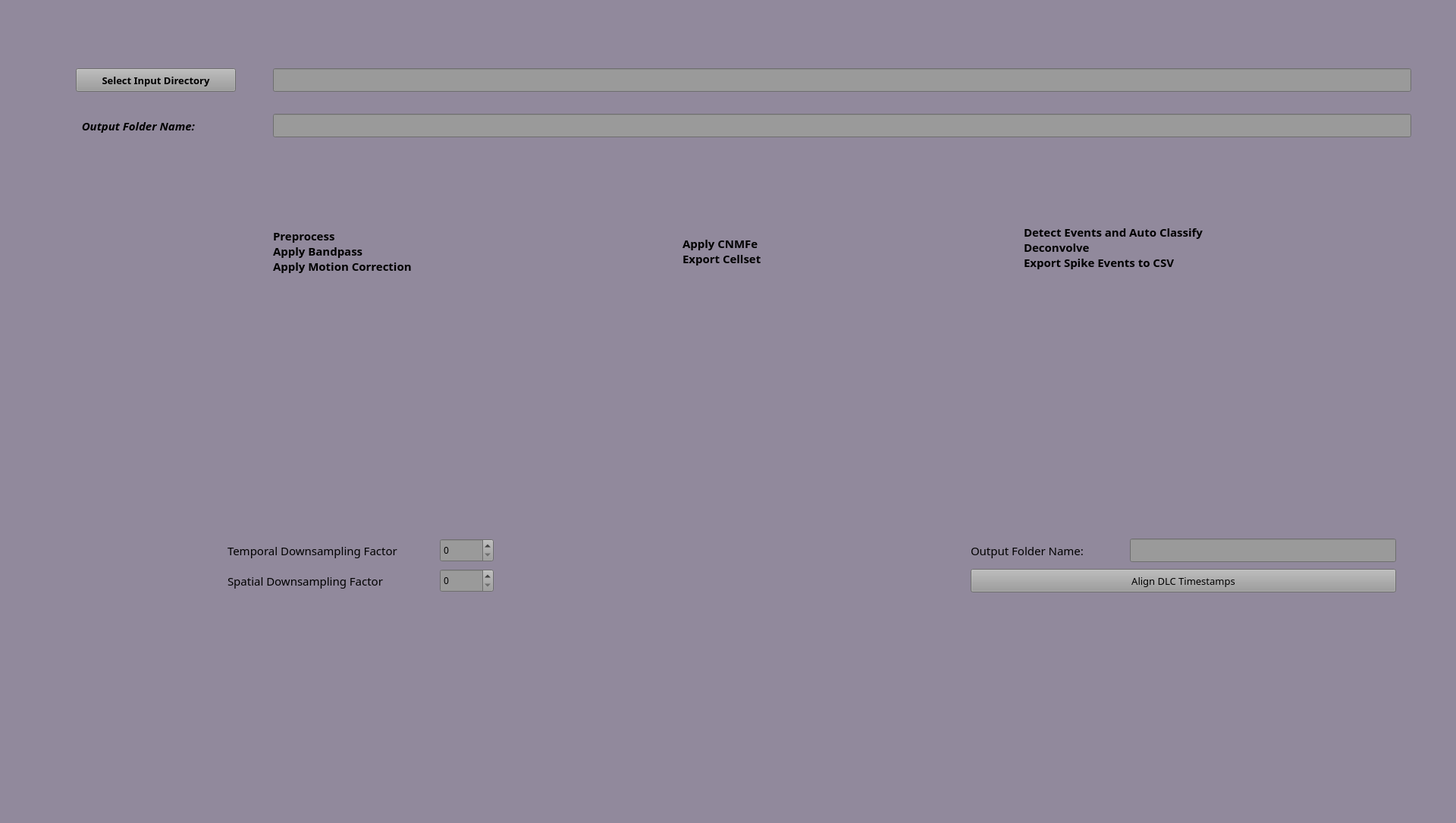
<?xml version="1.0" encoding="UTF-8"?>
<ui version="4.0">
 <class>Form</class>
 <widget class="QWidget" name="Form">
  <property name="geometry">
   <rect>
    <x>0</x>
    <y>0</y>
    <width>1920</width>
    <height>1085</height>
   </rect>
  </property>
  <property name="windowTitle">
   <string>Form</string>
  </property>
  <property name="styleSheet">
   <string notr="true">background-color:#91899c</string>
  </property>
  <widget class="QLabel" name="spsamplinglabel">
   <property name="geometry">
    <rect>
     <x>300</x>
     <y>750</y>
     <width>251</width>
     <height>31</height>
    </rect>
   </property>
   <property name="font">
    <font>
     <family>Cascadia Code</family>
     <pointsize>11</pointsize>
    </font>
   </property>
   <property name="text">
    <string>Spatial Downsampling Factor</string>
   </property>
  </widget>
  <widget class="QSpinBox" name="spdownsamplespin">
   <property name="geometry">
    <rect>
     <x>580</x>
     <y>750</y>
     <width>71</width>
     <height>31</height>
    </rect>
   </property>
   <property name="font">
    <font>
     <family>Cascadia Code</family>
     <pointsize>9</pointsize>
    </font>
   </property>
   <property name="styleSheet">
    <string notr="true">background-color:rgb(154,154,154)</string>
   </property>
  </widget>
  <widget class="QLineEdit" name="exportfoldernametext">
   <property name="geometry">
    <rect>
     <x>1490</x>
     <y>710</y>
     <width>351</width>
     <height>31</height>
    </rect>
   </property>
   <property name="font">
    <font>
     <pointsize>9</pointsize>
    </font>
   </property>
   <property name="styleSheet">
    <string notr="true">background-color:rgb(154,154,154)</string>
   </property>
  </widget>
  <widget class="QLabel" name="outputfolderlabel">
   <property name="geometry">
    <rect>
     <x>100</x>
     <y>140</y>
     <width>191</width>
     <height>51</height>
    </rect>
   </property>
   <property name="font">
    <font>
     <family>Cascadia Code</family>
     <pointsize>11</pointsize>
     <weight>75</weight>
     <italic>true</italic>
     <bold>true</bold>
    </font>
   </property>
   <property name="text">
    <string>  Output Folder Name:</string>
   </property>
  </widget>
  <widget class="QLabel" name="tpsamplinglabel">
   <property name="geometry">
    <rect>
     <x>300</x>
     <y>710</y>
     <width>261</width>
     <height>31</height>
    </rect>
   </property>
   <property name="font">
    <font>
     <family>Cascadia Code</family>
     <pointsize>11</pointsize>
    </font>
   </property>
   <property name="text">
    <string>Temporal Downsampling Factor</string>
   </property>
  </widget>
  <widget class="QLabel" name="exporttimeserieslabel">
   <property name="geometry">
    <rect>
     <x>1280</x>
     <y>690</y>
     <width>161</width>
     <height>71</height>
    </rect>
   </property>
   <property name="font">
    <font>
     <family>Cascadia Code</family>
     <pointsize>11</pointsize>
    </font>
   </property>
   <property name="text">
    <string>Output Folder Name:</string>
   </property>
  </widget>
  <widget class="QWidget" name="horizontalLayoutWidget">
   <property name="geometry">
    <rect>
     <x>140</x>
     <y>390</y>
     <width>1721</width>
     <height>291</height>
    </rect>
   </property>
   <layout class="QHBoxLayout" name="horizontalLayout"/>
  </widget>
  <widget class="QLabel" name="preprolabel">
   <property name="geometry">
    <rect>
     <x>360</x>
     <y>290</y>
     <width>241</width>
     <height>81</height>
    </rect>
   </property>
   <property name="font">
    <font>
     <family>Cascadia Mono ExtraLight</family>
     <pointsize>11</pointsize>
     <weight>75</weight>
     <bold>true</bold>
    </font>
   </property>
   <property name="frameShape">
    <enum>QFrame::NoFrame</enum>
   </property>
   <property name="frameShadow">
    <enum>QFrame::Raised</enum>
   </property>
   <property name="text">
    <string>Preprocess
Apply Bandpass
Apply Motion Correction</string>
   </property>
   <property name="alignment">
    <set>Qt::AlignLeading|Qt::AlignLeft|Qt::AlignVCenter</set>
   </property>
  </widget>
  <widget class="QSpinBox" name="tpdownsamplespin">
   <property name="geometry">
    <rect>
     <x>580</x>
     <y>710</y>
     <width>71</width>
     <height>31</height>
    </rect>
   </property>
   <property name="font">
    <font>
     <family>Cascadia Code</family>
     <pointsize>9</pointsize>
    </font>
   </property>
   <property name="styleSheet">
    <string notr="true">background-color:rgb(154,154,154)</string>
   </property>
  </widget>
  <widget class="QLineEdit" name="outputfoldertext">
   <property name="geometry">
    <rect>
     <x>360</x>
     <y>150</y>
     <width>1501</width>
     <height>31</height>
    </rect>
   </property>
   <property name="palette">
    <palette>
     <active>
      <colorrole role="Button">
       <brush brushstyle="SolidPattern">
        <color alpha="255">
         <red>154</red>
         <green>154</green>
         <blue>154</blue>
        </color>
       </brush>
      </colorrole>
      <colorrole role="Base">
       <brush brushstyle="SolidPattern">
        <color alpha="255">
         <red>154</red>
         <green>154</green>
         <blue>154</blue>
        </color>
       </brush>
      </colorrole>
      <colorrole role="Window">
       <brush brushstyle="SolidPattern">
        <color alpha="255">
         <red>154</red>
         <green>154</green>
         <blue>154</blue>
        </color>
       </brush>
      </colorrole>
     </active>
     <inactive>
      <colorrole role="Button">
       <brush brushstyle="SolidPattern">
        <color alpha="255">
         <red>154</red>
         <green>154</green>
         <blue>154</blue>
        </color>
       </brush>
      </colorrole>
      <colorrole role="Base">
       <brush brushstyle="SolidPattern">
        <color alpha="255">
         <red>154</red>
         <green>154</green>
         <blue>154</blue>
        </color>
       </brush>
      </colorrole>
      <colorrole role="Window">
       <brush brushstyle="SolidPattern">
        <color alpha="255">
         <red>154</red>
         <green>154</green>
         <blue>154</blue>
        </color>
       </brush>
      </colorrole>
     </inactive>
     <disabled>
      <colorrole role="Button">
       <brush brushstyle="SolidPattern">
        <color alpha="255">
         <red>154</red>
         <green>154</green>
         <blue>154</blue>
        </color>
       </brush>
      </colorrole>
      <colorrole role="Base">
       <brush brushstyle="SolidPattern">
        <color alpha="255">
         <red>154</red>
         <green>154</green>
         <blue>154</blue>
        </color>
       </brush>
      </colorrole>
      <colorrole role="Window">
       <brush brushstyle="SolidPattern">
        <color alpha="255">
         <red>154</red>
         <green>154</green>
         <blue>154</blue>
        </color>
       </brush>
      </colorrole>
     </disabled>
    </palette>
   </property>
   <property name="font">
    <font>
     <family>Cascadia Code</family>
     <pointsize>9</pointsize>
     <weight>75</weight>
     <bold>true</bold>
    </font>
   </property>
   <property name="autoFillBackground">
    <bool>false</bool>
   </property>
   <property name="styleSheet">
    <string notr="true">background-color: rgb(154,154,154)</string>
   </property>
   <property name="frame">
    <bool>true</bool>
   </property>
  </widget>
  <widget class="QLineEdit" name="inputdirtext">
   <property name="geometry">
    <rect>
     <x>360</x>
     <y>90</y>
     <width>1501</width>
     <height>31</height>
    </rect>
   </property>
   <property name="font">
    <font>
     <family>Cascadia Code</family>
     <pointsize>9</pointsize>
    </font>
   </property>
   <property name="styleSheet">
    <string notr="true">background-color: rgb(154,154,154)</string>
   </property>
   <property name="frame">
    <bool>true</bool>
   </property>
  </widget>
  <widget class="QPushButton" name="inputdirbutton">
   <property name="geometry">
    <rect>
     <x>100</x>
     <y>90</y>
     <width>211</width>
     <height>31</height>
    </rect>
   </property>
   <property name="palette">
    <palette>
     <active>
      <colorrole role="Button">
       <brush brushstyle="SolidPattern">
        <color alpha="255">
         <red>154</red>
         <green>154</green>
         <blue>154</blue>
        </color>
       </brush>
      </colorrole>
      <colorrole role="Base">
       <brush brushstyle="SolidPattern">
        <color alpha="255">
         <red>154</red>
         <green>154</green>
         <blue>154</blue>
        </color>
       </brush>
      </colorrole>
      <colorrole role="Window">
       <brush brushstyle="SolidPattern">
        <color alpha="255">
         <red>154</red>
         <green>154</green>
         <blue>154</blue>
        </color>
       </brush>
      </colorrole>
     </active>
     <inactive>
      <colorrole role="Button">
       <brush brushstyle="SolidPattern">
        <color alpha="255">
         <red>154</red>
         <green>154</green>
         <blue>154</blue>
        </color>
       </brush>
      </colorrole>
      <colorrole role="Base">
       <brush brushstyle="SolidPattern">
        <color alpha="255">
         <red>154</red>
         <green>154</green>
         <blue>154</blue>
        </color>
       </brush>
      </colorrole>
      <colorrole role="Window">
       <brush brushstyle="SolidPattern">
        <color alpha="255">
         <red>154</red>
         <green>154</green>
         <blue>154</blue>
        </color>
       </brush>
      </colorrole>
     </inactive>
     <disabled>
      <colorrole role="Button">
       <brush brushstyle="SolidPattern">
        <color alpha="255">
         <red>154</red>
         <green>154</green>
         <blue>154</blue>
        </color>
       </brush>
      </colorrole>
      <colorrole role="Base">
       <brush brushstyle="SolidPattern">
        <color alpha="255">
         <red>154</red>
         <green>154</green>
         <blue>154</blue>
        </color>
       </brush>
      </colorrole>
      <colorrole role="Window">
       <brush brushstyle="SolidPattern">
        <color alpha="255">
         <red>154</red>
         <green>154</green>
         <blue>154</blue>
        </color>
       </brush>
      </colorrole>
     </disabled>
    </palette>
   </property>
   <property name="font">
    <font>
     <family>Cascadia Code</family>
     <pointsize>10</pointsize>
     <weight>75</weight>
     <italic>false</italic>
     <bold>true</bold>
    </font>
   </property>
   <property name="styleSheet">
    <string notr="true">background-color: rgb(154,154,154)</string>
   </property>
   <property name="text">
    <string>Select Input Directory</string>
   </property>
  </widget>
  <widget class="QLabel" name="exportlabel">
   <property name="geometry">
    <rect>
     <x>1350</x>
     <y>290</y>
     <width>321</width>
     <height>71</height>
    </rect>
   </property>
   <property name="font">
    <font>
     <family>Cascadia Code ExtraLight</family>
     <pointsize>11</pointsize>
     <weight>75</weight>
     <bold>true</bold>
    </font>
   </property>
   <property name="frameShape">
    <enum>QFrame::NoFrame</enum>
   </property>
   <property name="text">
    <string>Detect Events and Auto Classify
Deconvolve
Export Spike Events to CSV</string>
   </property>
  </widget>
  <widget class="QPushButton" name="alignDLCbutton">
   <property name="geometry">
    <rect>
     <x>1280</x>
     <y>750</y>
     <width>561</width>
     <height>31</height>
    </rect>
   </property>
   <property name="font">
    <font>
     <family>Cascadia Code</family>
     <pointsize>10</pointsize>
    </font>
   </property>
   <property name="styleSheet">
    <string notr="true">background-color:rgb(154,154,154)</string>
   </property>
   <property name="text">
    <string>Align DLC Timestamps</string>
   </property>
  </widget>
  <widget class="QLabel" name="cnmfelabel">
   <property name="geometry">
    <rect>
     <x>900</x>
     <y>300</y>
     <width>151</width>
     <height>61</height>
    </rect>
   </property>
   <property name="font">
    <font>
     <family>Cascadia Code ExtraLight</family>
     <pointsize>11</pointsize>
     <weight>75</weight>
     <bold>true</bold>
    </font>
   </property>
   <property name="frameShape">
    <enum>QFrame::NoFrame</enum>
   </property>
   <property name="text">
    <string>Apply CNMFe
Export Cellset</string>
   </property>
  </widget>
 </widget>
 <resources/>
 <connections/>
</ui>
